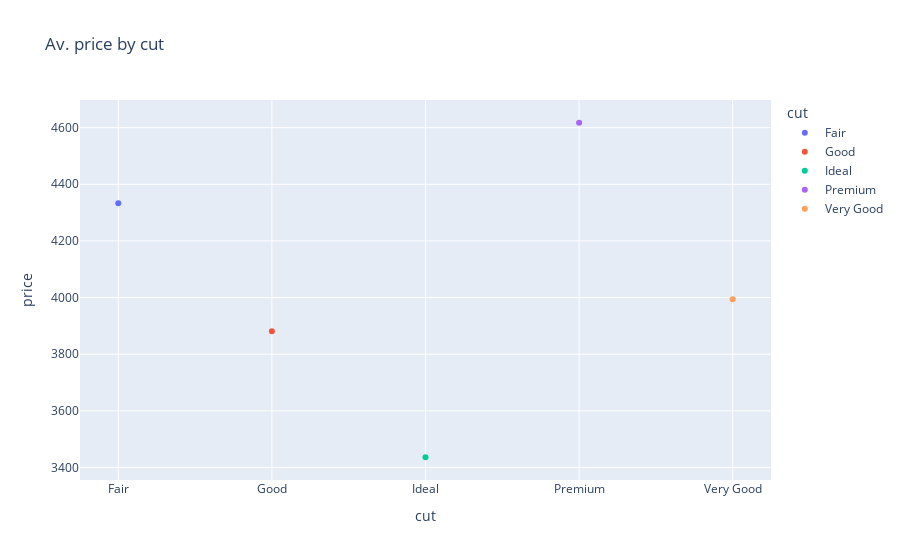

Notebook cell for this chart:
### Code cell
px.scatter(data_frame=cut_price,x='cut',y='price',color='cut',title='Av. price by cut')

### Figure 1 — Plotly figure (JSON) as saved in the notebook; plotly's stock layout.template omitted (floating-point values rounded to 4 significant figures)
{"data": [{"hovertemplate": "cut=%{x}<br>price=%{y}<extra></extra>", "legendgroup": "Fair", "marker": {"color": "#636efa", "symbol": "circle"}, "mode": "markers", "name": "Fair", "orientation": "v", "showlegend": true, "type": "scatter", "x": ["Fair"], "xaxis": "x", "y": [4333.0], "yaxis": "y"}, {"hovertemplate": "cut=%{x}<br>price=%{y}<extra></extra>", "legendgroup": "Good", "marker": {"color": "#EF553B", "symbol": "circle"}, "mode": "markers", "name": "Good", "orientation": "v", "showlegend": true, "type": "scatter", "x": ["Good"], "xaxis": "x", "y": [3881.0], "yaxis": "y"}, {"hovertemplate": "cut=%{x}<br>price=%{y}<extra></extra>", "legendgroup": "Ideal", "marker": {"color": "#00cc96", "symbol": "circle"}, "mode": "markers", "name": "Ideal", "orientation": "v", "showlegend": true, "type": "scatter", "x": ["Ideal"], "xaxis": "x", "y": [3436.0], "yaxis": "y"}, {"hovertemplate": "cut=%{x}<br>price=%{y}<extra></extra>", "legendgroup": "Premium", "marker": {"color": "#ab63fa", "symbol": "circle"}, "mode": "markers", "name": "Premium", "orientation": "v", "showlegend": true, "type": "scatter", "x": ["Premium"], "xaxis": "x", "y": [4617.0], "yaxis": "y"}, {"hovertemplate": "cut=%{x}<br>price=%{y}<extra></extra>", "legendgroup": "Very Good", "marker": {"color": "#FFA15A", "symbol": "circle"}, "mode": "markers", "name": "Very Good", "orientation": "v", "showlegend": true, "type": "scatter", "x": ["Very Good"], "xaxis": "x", "y": [3994.0], "yaxis": "y"}], "layout": {"legend": {"title": {"text": "cut"}, "tracegroupgap": 0}, "title": {"text": "Av. price by cut"}, "xaxis": {"anchor": "y", "categoryarray": ["Fair", "Good", "Ideal", "Premium", "Very Good"], "categoryorder": "array", "domain": [0, 1], "title": {"text": "cut"}}, "yaxis": {"anchor": "x", "domain": [0, 1], "title": {"text": "price"}}}}
